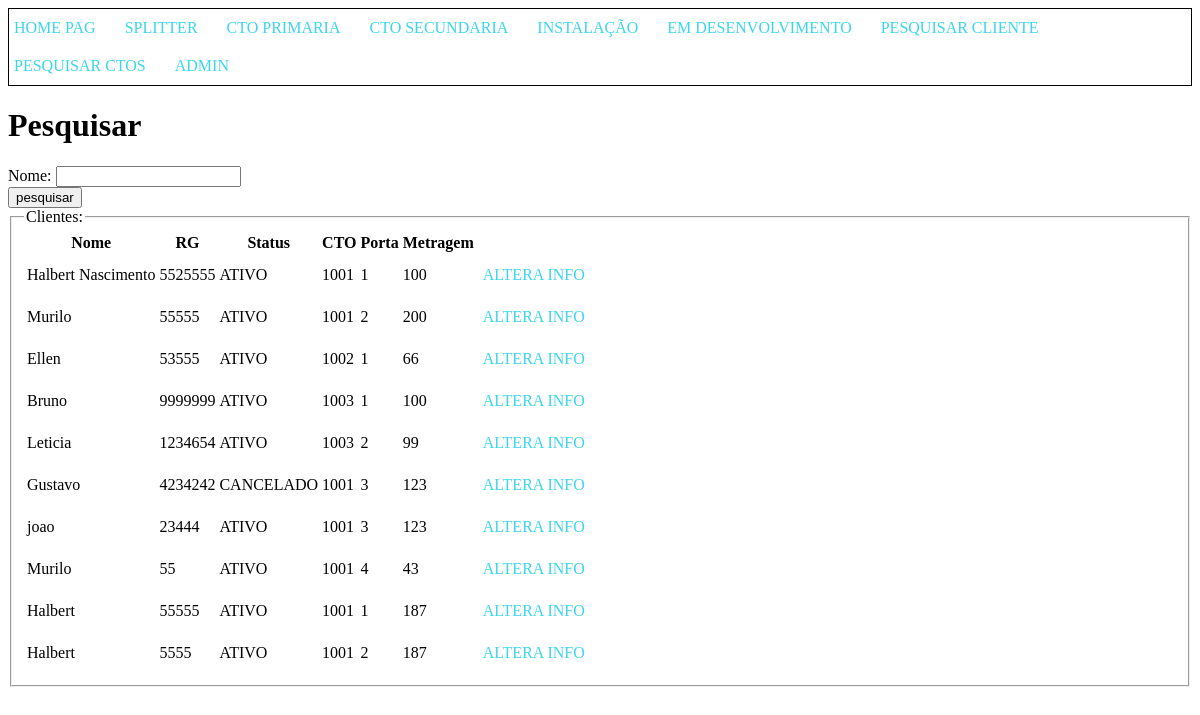
/get/pesquisa_cliente/, run on an earlier commit of the app's database.
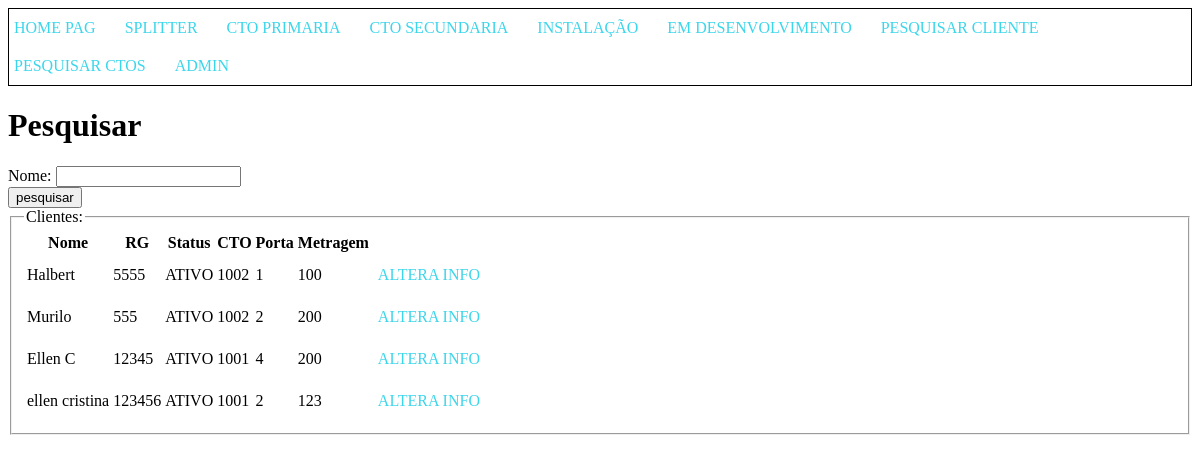
And on a later commit of the database.
### CTO_manager/models.py (models this page shows, shortened)
class Cliente(models.Model):
  nome = models.CharField(max_length=100) # identificação do cliente pelo nome
  rg = models.IntegerField(blank=True) # identificao do cliente RG
  status = models.CharField(max_length=15, default='ATIVO') # identificação do status do cliente  ativo, cancelado, bloqueado, se nada for atribuido inicialmente começa como 'ativo'
  porta = models.PositiveIntegerField(blank=True) # salvar a numeracao da porta que o cliente esta associado a cto, somente numeros positivos
  numeracao_cto = models.IntegerField(blank=True, null=True) # deixar salva a numeracao da cto
  metragem = models.IntegerField(default=0) # tamanho do cabo que foi utilizado para instalacao

### getData/views.py (the view)
# urls.py: path('pesquisa_cliente/', views.pesquisa_cliente, name='pesquisa_cliente'),
def pesquisa_cliente(request):
    template = loader.get_template('getData/pesquisa_cliente.html')
    context ={
       'titulo' : 'Pesquisa', # titulo da pagina
    }
    nome_filtrar = request.GET.get('nome')
    if nome_filtrar:
        clientes = Cliente.objects.filter(nome__icontains = nome_filtrar)
    else:
        clientes = Cliente.objects.all()
    context['clientes']=clientes
    return HttpResponse(template.render(context, request))

### getData/templates/getData/pesquisa_cliente.html (shortened to what this page needs)
{% extends 'base.html' %}
{% block content %}
<h1>Pesquisar</h1>
<form action="/get/pesquisa_cliente/" method="get">
  <label for="nome">Nome:</label>
  <input type="text" id="nome" name="nome">
  <br>
  <input type="submit" value="pesquisar">
</form>
  <fieldset>
    <legend>Clientes:</legend>
    <table>
      <tr>
        <th>Nome</th>
        <th>RG</th>
        <th>Status</th>
        <th>CTO</th>
        <th>Porta</th>
        <th>Metragem</th>
      </tr>
        {% for cliente in clientes %}
          <tr>
            <td>{{cliente.nome}}</td>
            <td>{{cliente.rg}}</td>
            <td>{{cliente.status}}</td>
            <td>{{cliente.numeracao_cto}}</td>
            <td>{{cliente.porta}}</td>
            <td>{{cliente.metragem}}</td>
            <td><a href="/ctomanager/atualizar_cliente/{{cliente.pk}}">Altera Info</a></td>
          </tr>
        {%endfor%}
    </table>
  </fieldset>
{% endblock %}

What changed in the data, as far as the page shows it:
removed Cliente: nome "Halbert Nascimento", rg "5525555", status "ATIVO", numeracao_cto "1001", porta "1", metragem "100"
removed Cliente: nome "Murilo", rg "55555", status "ATIVO", numeracao_cto "1001", porta "2", metragem "200"
removed Cliente: nome "Ellen", rg "53555", status "ATIVO", numeracao_cto "1002", porta "1", metragem "66"
removed Cliente: nome "Bruno", rg "9999999", status "ATIVO", numeracao_cto "1003", porta "1", metragem "100"
removed Cliente: nome "Leticia", rg "1234654", status "ATIVO", numeracao_cto "1003", porta "2", metragem "99"
removed Cliente: nome "Gustavo", rg "4234242", status "CANCELADO", numeracao_cto "1001", porta "3", metragem "123"
removed Cliente: nome "joao", rg "23444", status "ATIVO", numeracao_cto "1001", porta "3", metragem "123"
removed Cliente: nome "Murilo", rg "55", status "ATIVO", numeracao_cto "1001", porta "4", metragem "43"
removed Cliente: nome "Halbert", rg "55555", status "ATIVO", numeracao_cto "1001", porta "1", metragem "187"
removed Cliente: nome "Halbert", rg "5555", status "ATIVO", numeracao_cto "1001", porta "2", metragem "187"
added Cliente: nome "Halbert", rg "5555", status "ATIVO", numeracao_cto "1002", porta "1", metragem "100"
added Cliente: nome "Murilo", rg "555", status "ATIVO", numeracao_cto "1002", porta "2", metragem "200"
added Cliente: nome "Ellen C", rg "12345", status "ATIVO", numeracao_cto "1001", porta "4", metragem "200"
added Cliente: nome "ellen cristina", rg "123456", status "ATIVO", numeracao_cto "1001", porta "2", metragem "123"
